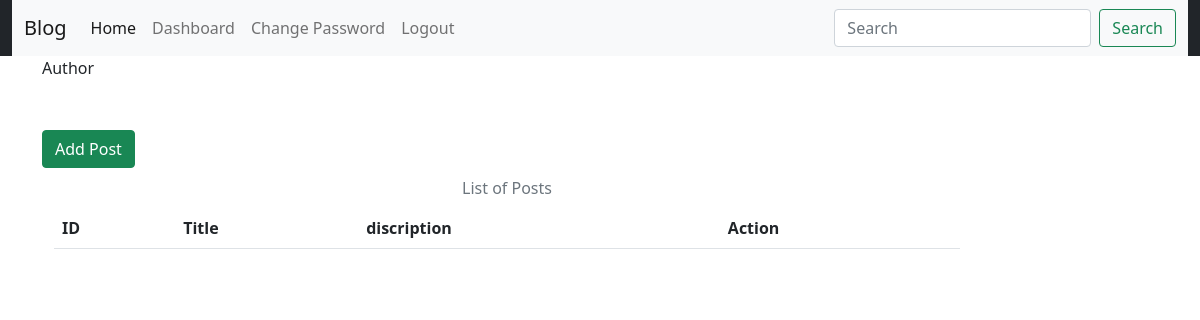
Page /dashboard/ (signed in) on the earlier database version.
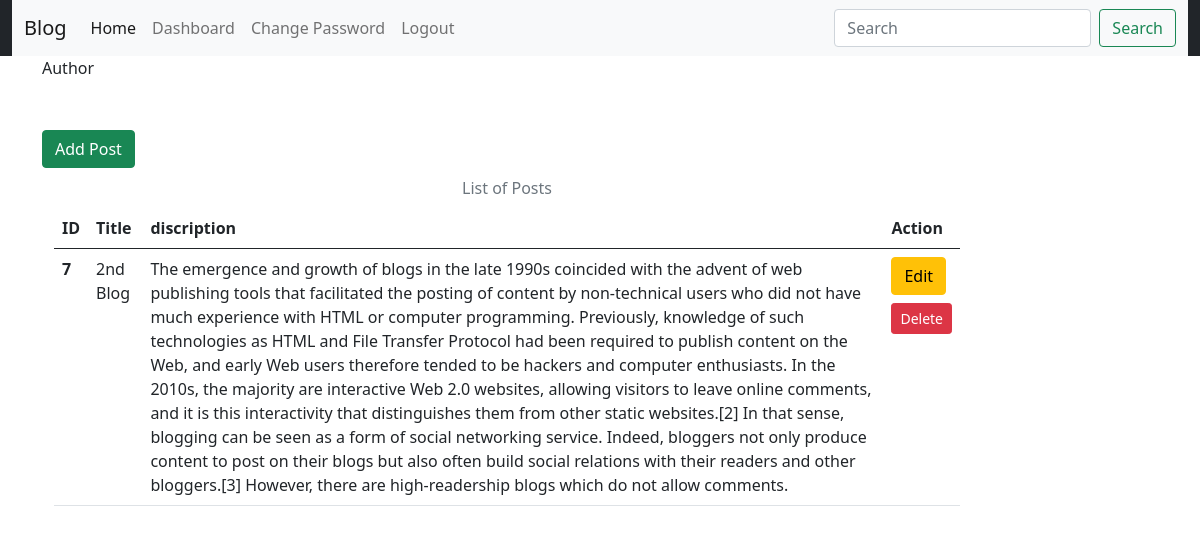
Same page on the later database version.
### app/models.py (models this page shows)
class Blog(models.Model):
    user=models.ForeignKey(User,on_delete=models.CASCADE)
    title=models.CharField(max_length=200)
    discription=models.TextField()

### app/views.py (the view)
# urls.py: path("dashboard/",DashboardView.as_view(),name="dashboard"),
@method_decorator(login_required,name="dispatch")
class DashboardView(TemplateView):
    template_name="app/dashboard.html"
    def get(self,request,*args,**kwargs):
        if request.user.is_authenticated:
            context={}
            user=request.user
            context["blog"]=Blog.objects.filter(user=user)
            context["name"]=user.first_name+user.last_name
            return render(request,self.template_name,context)
        else:
            return HttpResponseRedirect('/login/')

### app/templates/app/dashboard.html (shortened to what this page needs)
{% include "app/base.html" %}
{% load static %}
{% block side %}
<div class="border-right border-warning h-100">Author</div>
{% endblock side %}
{% block content %}
<div class="col-sm-10">
    <h3 class="text-white">Dashboard Page</h3>
    {% if perms.app.add_blog %}
    <a href="{% url 'blogadd' %}" class="btn btn-success">Add Post</a>
    {% endif %}
    <div class="container">
        <table class="table caption-top text-black">
            <caption class="text-center">List of Posts</caption>
            <thead>
              <tr>
                <th scope="col">ID</th>
                <th scope="col">Title</th>
                <th scope="col">discription</th>
                <th scope="col">Action</th>
              </tr>
            </thead>
            {% if blog %}
            {% for b in blog %}
            <tbody>
              <tr>
                <th scope="row">{{b.id}}</th>
                <td>{{b.title}}</td>
                <td>{{b.discription}}</td>
                <td>
                {% if perms.app.change_blog %}
                <a href="{% url 'updateblog' b.id %}" class="btn btn-warning">Edit</a>
                {% endif %}
                {% if perms.app.change_blog %}
                <form action="{% url 'deleteblog' b.id %}" method="post">
                    <input type="submit" class="btn btn-danger btn-sm mt-2" value="Delete">
                </form>
                </td>
              </tr>
            </tbody>
            {% endif %}
            {% endfor %}
            {% endif %}
          </table>
    </div>
</div>
{% endblock content %}

### app/templates/app/base.html (shortened to what this page needs)
<!DOCTYPE html>
{% load static %}
<html lang="en">
<head>
    <link href="https://cdn.jsdelivr.net/npm/bootstrap@5.0.2/dist/css/bootstrap.min.css" rel="stylesheet">
</head>
<body>
    <div class="container-fluid bg-dark">
        {% include 'app/navbar.html' %}
    </div>
    <div class="container">
</body>
</html>

### app/templates/app/navbar.html (shortened to what this page needs)
    <nav class="navbar navbar-expand-lg navbar-light bg-light">
        <div class="container-fluid">
          <a class="navbar-brand" href="{% url 'home' %}">Blog</a>
          <div class="collapse navbar-collapse" id="navbarNav">
            <ul class="navbar-nav">
              <li class="nav-item">
                <a class="nav-link active" aria-current="page" href="{% url 'home' %}">Home</a>
              </li>
              {% if request.user.is_authenticated %}
              <li class="nav-item">
                <a class="nav-link" href="{% url 'dashboard' %}">Dashboard</a>
              </li>
              <li class="nav-item">
                <a class="nav-link" href="{% url 'passwordchange' %}">Change Password</a>
              </li>
              <li class="nav-item">
                <a class="nav-link" href="{% url 'logout' %}">Logout</a>
              </li>
              {% endif %}
            </ul>
          </div>
          <form method="get" action="{% url 'search' %}" class="d-flex">
            <input type="search" placeholder="Search" aria-lebel="search" class="form-control me-2" name="query" id="query">
            <button class="btn btn-outline-success" type="submit">Search</button>
          </form>
        </div>
      </nav>

Differences in the rows shown:
added Blog: id "7", title "2nd Blog", discription "The emergence and growth of blogs in the late 1990s coincided with the advent of web publishing tools that facilitated the posting of content by non-technical users who did not have much experience with HTML or computer programming. Previously, knowledge of such technologies as HTML and File Transfer Protocol had been required to publish content on the Web, and early Web users therefore tended to be hackers and computer enthusiasts. In the 2010s, the majority are interactive Web 2.0 websites, allowing visitors to leave online comments, and it is this interactivity that distinguishes them from other static websites.[2] In that sense, blogging can be seen as a form of social networking…"
